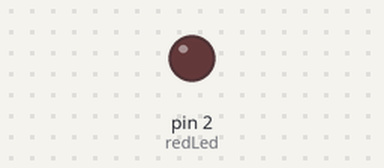
Bench run of a sketch on a simulated Arduino Uno, built with avr-gcc and run on an emulated ATmega328P. Shown: output pins drawn as LEDs (lit = HIGH). What the sketch prints to the serial monitor is not drawn.

Above: at 0.2 s.
At 2.1 s:
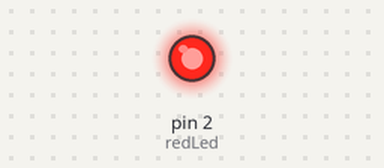
Timing chart, 0 to 7.7 s (numbered marks = the images above):
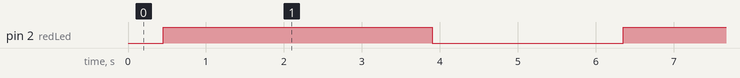

Measured:
- by itself, pin 2 (redLed): alternates HIGH for 3.5 s and LOW for 2.5 s

The sketch:

tr.ino
```cpp
/*
ESP8266 ESP-12E (Nodemcu 1.0) Transmitter code
*/
#include <RCSwitch.h>
RCSwitch mySwitch = RCSwitch();
const int redLed = 2;
void setup() {
  Serial.begin(9600);
  // Transmitter is connected to D2 (GPIO4) of Nodemcu 1.0 module
  mySwitch.enableTransmit(4);
  pinMode(redLed, OUTPUT);
  // Optional set pulse length.
  // mySwitch.setPulseLength(320);
  // Optional set protocol (default is 1, will work for most outlets)
  // mySwitch.setProtocol(2);
  // Optional set number of transmission repetitions.
  // mySwitch.setRepeatTransmit(15);
}
void loop() {
  /*
  //See Example: TypeA_WithDIPSwitches
  mySwitch.switchOn("11111", "00010");
  delay(1000);
  mySwitch.switchOff("11111", "00010");
  delay(1000);
  //Same switch as above, but using decimal code
  mySwitch.send(5393, 24);
  delay(1000);
  mySwitch.send(5396, 24);
  delay(1000);
  //Same switch as above, but using binary code
  mySwitch.send("000000000001010100010001");
  delay(1000);
  mySwitch.send("000000000001010100010100");
  delay(1000);
  //Same switch as above, but tri-state code
  mySwitch.sendTriState("00000FFF0F0F");
  delay(1000);
  mySwitch.sendTriState("00000FFF0FF0");
  delay(1000);
*/
  /* using decimal code */
  Serial.print("On");
  mySwitch.send(5592368, 24);
  digitalWrite(redLed, HIGH);
  delay(3000);
  Serial.print("Off");
  mySwitch.send(5592332, 24);
  digitalWrite(redLed, LOW);
  delay(2000);
}
```
